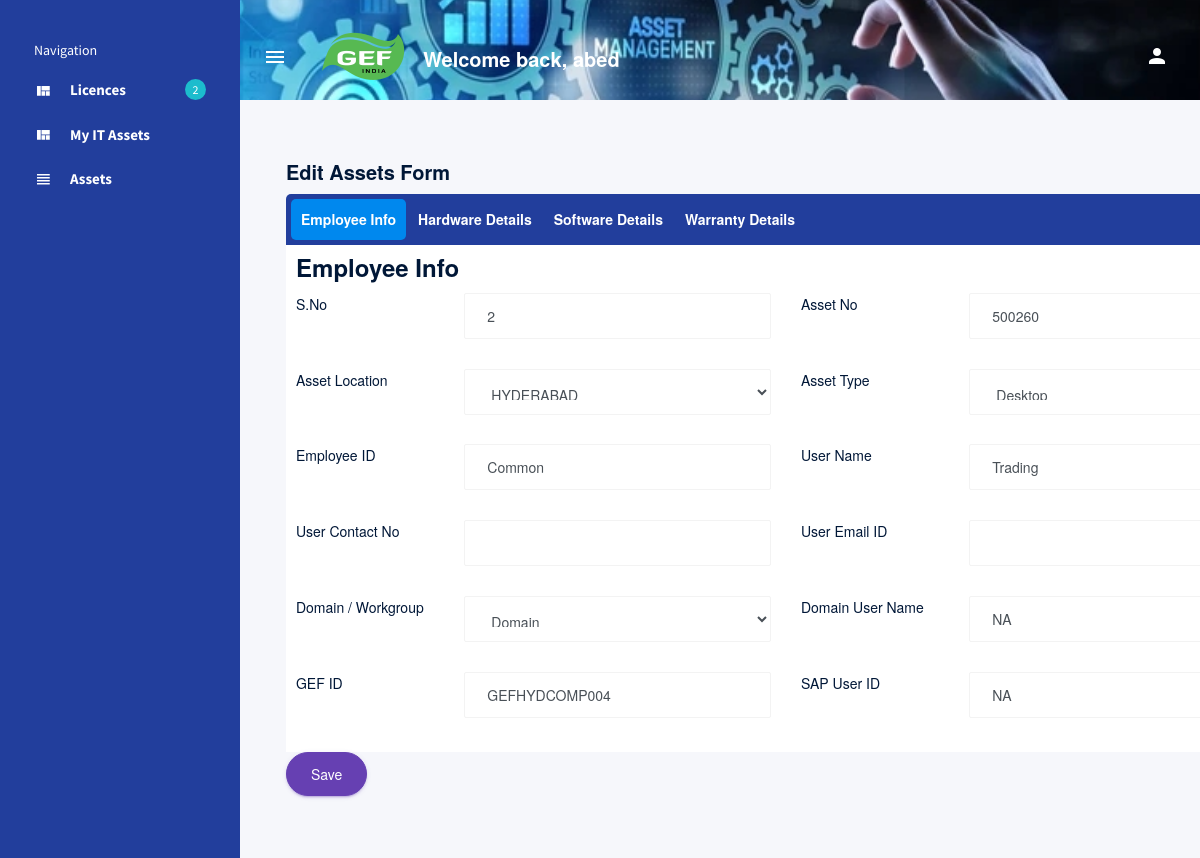
/assets_edit/20534 (signed in), run on an earlier commit of the app's database.
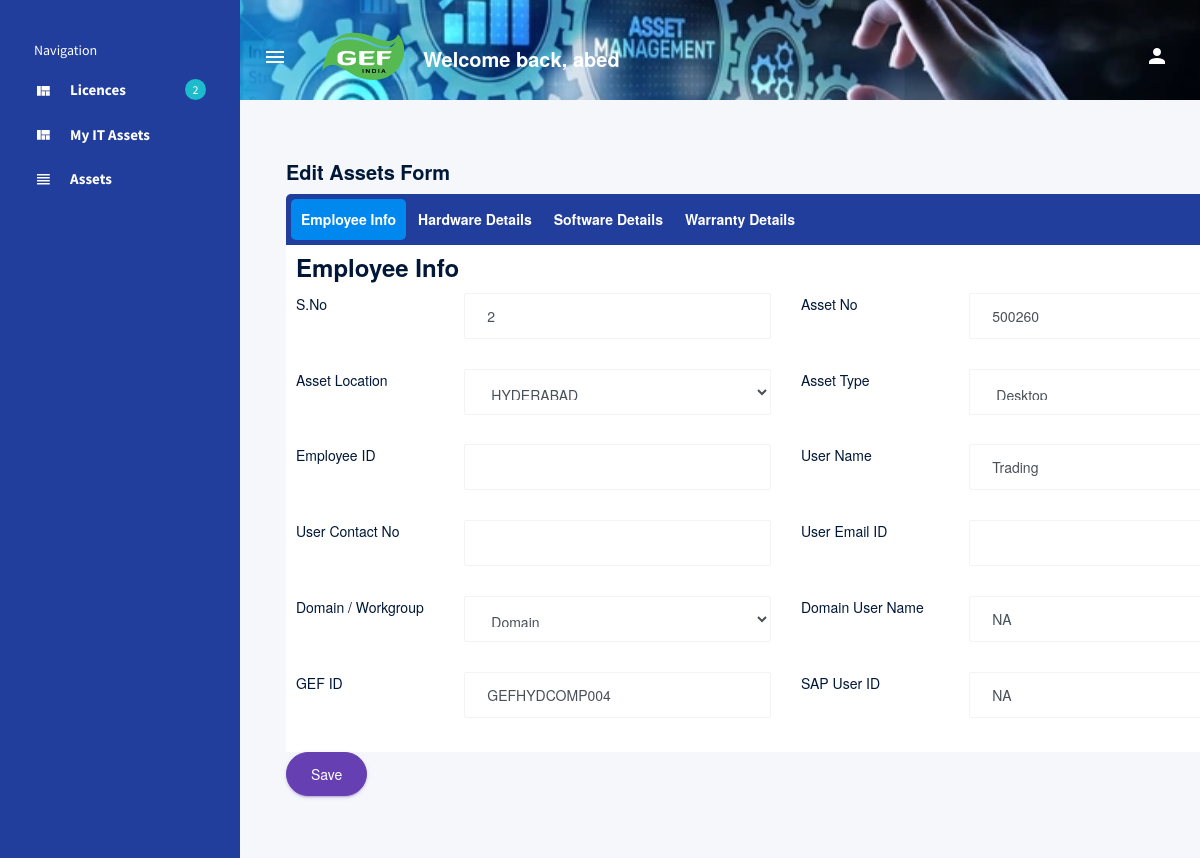
And on a later commit of the database.
### assetapp/models.py (models this page shows, shortened)
class AssetModel(models.Model):
    user_name = models.CharField(max_length=100, default='')
    user_contact = models.CharField(max_length=100, default='')
    user_email = models.EmailField(max_length=100,default='')
    location = models.CharField(max_length=100)
    asset_no = models.CharField(max_length=100, default='')
    serial_no = models.CharField(max_length=100, default='')
    emp_id = models.CharField(max_length=100, default='')
    usage_type = models.CharField(max_length=100, default='')
    machine_type = models.CharField(max_length=100, default='')
    gef_id_number = models.CharField(max_length=100, default='')
    domain_workgroup = models.CharField(max_length=100, default='')
    Domain_User_Name = models.CharField(max_length=100, default='')
    machine_make = models.CharField(max_length=100, default='')
    machine_age = models.CharField(max_length=100, default='')
    machine_model_no = models.CharField(max_length=100, default='')
    machine_serial_no = models.CharField(max_length=100, default='')
    hdd = models.CharField(max_length=100, default='')
    hdd_type = models.CharField(max_length=100, default='')
    hdd_make = models.CharField(max_length=100, default='')
    hdd_model = models.CharField(max_length=100, default='')
    hdd_serial_no = models.CharField(max_length=100, default='')
    ram = models.CharField(max_length=100, default='')
    processor = models.CharField(max_length=100, default='')
    processor_purchase_date = models.DateField(default=date(1111, 11, 11))
    date_type = models.CharField(max_length=100, default='')
    amc_start_date = models.DateField(null=True)
    amc_end_date = models.DateField(null=True)
    user_acceptance_date = models.DateField(null=True)
    user_handed_over_date = models.DateField(null=True)
    Operating_System_Version = models.CharField(max_length=100, default='')
    OS = models.CharField(max_length=100, default='')
    OEM_Volume = models.BooleanField(default='')
    ms_office = models.BooleanField(default='')
    ms_office_version = models.CharField(max_length=100, default='')
    ms_365 = models.CharField(max_length=100, default='')
    ms_visio = models.CharField(max_length=100, default='')
    ms_access = models.CharField(max_length=100, default='')
    Antivirus = models.BooleanField(default='')
    AutoCAD = models.BooleanField(default='')
    Coral_Draw = models.BooleanField(default='')
    Pdf_Writer = models.BooleanField(default='')
    Winzip = models.BooleanField(default='')
    Installed_Softwares = models.CharField(max_length=1000, default='')
    Adobe_acrobate = models.BooleanField(default='')
    Visio = models.BooleanField(default='')
    Access = models.BooleanField(default='')
    SAP = models.BooleanField(default='')
    SAP_User_ID =models.CharField(max_length=100, default='')
    Status = models.CharField(max_length=100, default='')
    Remarks = models.CharField(max_length=100, default='')

### assetapp/views.py (the view, shortened to what this page needs)
# urls.py: path('assets_edit/<int:id>',views.edit,name='edit'),
@login_required
def edit(request,id):
    obj = get_object_or_404(AssetModel, pk=id)
    context = {}
    form = AssetForm(instance=obj)
    context['form'] = form
    return render(request,"assets_edit.html",context)

### templates/assets_edit.html (shortened to what this page needs)
{% extends 'base.html' %}
{% block content %}
{% if user.is_authenticated %}
<div class="main-panel">
        <div class="content-wrapper">
                  <h4 class="card-title">Edit Assets Form</h4>
                 <form class="form-sample" name ="myForm" method="post">
                      <div class="tabs">
                  <ul id="tabs-nav">
                    <li id="tab1" class="active"><a href="#tab11" onclick="TABS()">Employee Info</a></li>
                    <li id="tab2" class=""><a href="#tab22" onclick="TABS()">Hardware Details</a></li>
                    <li id="tab3" class=""><a href="#tab33" onclick="TABS()">Software Details</a></li>
                      <li id="tab4" class=""><a href="#tab44" onclick="TABS()">Warranty Details</a></li>
                  </ul>
                  <div id="tabs-content">
                      <div id="tab11" class="tab-content tab-pane" style="display: none;" role="tabpanel">
                        <h3>Employee Info</h3>
                                <div class="row">
                                    <div class="col-md-6">
                                        <div class="form-group row">
                                          <label class="col-sm-4 col-form-label">S.No</label>
                                          <div class="col-sm-8">
                                            {{ form.serial_no}}
                                          </div>
                                        </div>
                                       </div>
                                     <div class="col-md-6">
                                        <div class="form-group row">
                                          <label class="col-sm-4 col-form-label">Asset No</label>
                                          <div class="col-sm-8">
                                            {{ form.asset_no}}
                                          </div>
                                        </div>
                                     </div>
                                        <div class="col-md-6">
                                            <div class="form-group row">
                                              <label class="col-sm-4 col-form-label">Asset Location</label>
                                              <div class="col-sm-8">
                                                {{ form.location}}
                                              </div>
                                            </div>
                                        </div>
                                      <div class="col-md-6">
                                        <div class="form-group row">
                                          <label class="col-sm-4 col-form-label">Asset Type</label>
                                          <div class="col-sm-8">
                                            {{ form.machine_type}}
                                          </div>
                                        </div>
                                       </div>
                                      <div class="col-md-6">
                                        <div class="form-group row">
                                          <label class="col-sm-4 col-form-label">Employee ID</label>
                                          <div class="col-sm-8">
                                            {{ form.emp_id}}
                                          </div>
                                        </div>
                                       </div>
                                     <div class="col-md-6">
                                        <div class="form-group row">
                                          <label class="col-sm-4 col-form-label">User Name</label>
                                          <div class="col-sm-8">
                                            {{ form.user_name}}
                                          </div>
                                        </div>
                                       </div>
                                        <div class="col-md-6">
                                        <div class="form-group row">
                                          <label class="col-sm-4 col-form-label">User Contact No</label>
                                          <div class="col-sm-8">
                                            {{ form.user_contact}}
                                          </div>
                                        </div>
                                       </div>
                                      <div class="col-md-6">
                                        <div class="form-group row">
                                          <label class="col-sm-4 col-form-label">User Email ID</label>
                                          <div class="col-sm-8">
                                            {{ form.user_email}}
                                          </div>
                                        </div>
                                       </div>
                                    <div class="col-md-6">
                                        <div class="form-group row">
                                          <label class="col-sm-4 col-form-label">Domain / Workgroup</label>
                                          <div class="col-sm-8">
                                            {{ form.domain_workgroup}}
                                          </div>
                                        </div>
                                       </div>
                                    <div class="col-md-6">
                                        <div class="form-group row">
                                          <label class="col-sm-4 col-form-label">Domain User Name</label>
                                          <div class="col-sm-8">
                                            {{ form.Domain_User_Name}}
                                          </div>
                                        </div>
                                       </div>
                                    <div class="col-md-6">
                                        <div class="form-group row">
                                          <label class="col-sm-4 col-form-label">GEF ID</label>
                                          <div class="col-sm-8">
                                            {{ form.gef_id_number}}
                                          </div>
                                        </div>
                                       </div>
                                      <div class="col-md-6">
                                        <div class="form-group row">
                                          <label class="col-sm-4 col-form-label">SAP User ID</label>
                                          <div class="col-sm-8">
                                           {{ form.SAP_User_ID}}
                                          </div>
                                        </div>
                                       </div>
                                </div>
                      </div>
                  </div>
                </div>
                            <input class="btn btn-primary btn-rounded btn-fw" type = "submit" onclick="GEEKFORGEEKS()" value="Save">
                  </form>
                </div>
              </div>
{% endif %}
{% endblock %}

### templates/base.html (shortened to what this page needs)
{% load static %}
<!DOCTYPE html>
<html lang="en">
<head>
  <link rel="stylesheet" href="{% static 'vendors/mdi/css/materialdesignicons.min.css' %}">
  <link rel="stylesheet" href="{% static 'vendors/css/vendor.bundle.base.css' %}">
  <link rel="stylesheet" href="{% static 'css/style.css' %}">
  <link rel="stylesheet" href="{% static 'css/jquery.dataTables.min.css' %}">
</head>
<body>
  <div class="container-scroller d-flex">
    <nav class="sidebar sidebar-offcanvas" id="sidebar">
      <ul class="nav">
        <li class="nav-item sidebar-category">
          <p>Navigation</p>
        </li>
        <li class="nav-item">
          <a class="nav-link" href="/">
            <i class="mdi mdi-view-quilt menu-icon"></i>
            <span class="menu-title">Licences</span>
            <div class="badge badge-info badge-pill">2</div>
          </a>
        </li>
            <li class="nav-item">
              <a class="nav-link" href="/it_assets">
                <i class="mdi mdi-view-quilt menu-icon"></i>
                <span class="menu-title">My IT Assets</span>
              </a>
            </li>
        <li class="nav-item">
          <a class="nav-link" href="/assets">
            <i class="mdi mdi-view-headline menu-icon"></i>
            <span class="menu-title">Assets</span>
          </a>
        </li>
      </ul>
    </nav>
    <div class="container-fluid page-body-wrapper">
      <nav class="navbar col-lg-12 col-12 px-0 py-0 py-lg-4 d-flex flex-row">
        <div class="navbar-menu-wrapper d-flex align-items-center justify-content-end">
          <button class="navbar-toggler navbar-toggler align-self-center" type="button" data-toggle="minimize">
            <span class="mdi mdi-menu"></span>
          </button>
          <div class="navbar-brand-wrapper">
            <a class="navbar-brand brand-logo" href="index.html"><img src="{% static 'images/logo.png' %}" alt="logo"/></a>
          </div>
          <h4 class="font-weight-bold mb-0 d-none d-md-block mt-1">Welcome back, {{user}}</h4>
          <ul class="navbar-nav navbar-nav-right">
            <li class="nav-item dropdown mr-2">
              <a class="nav-link count-indicator dropdown-toggle d-flex align-items-center justify-content-center" id="notificationDropdown" href="#" data-toggle="dropdown">
                <i class="mdi mdi-account"></i>
              </a>
            </li>
          </ul>
        </div>
       </nav>
      <div class="main-panel">
        <div class="content-wrapper">
          {% block content %}{% endblock %}
        </div>
      </div>
    </div>
  </div>
</body>
</html>

### templates/assets_edit.html (style rules this page uses)
.tabs { width: 1000px; display: block; background-color: #223e9c; border-radius: 5px 5px 5px 5px; }
ul#tabs-nav { list-style: none; margin: 0; padding: 5px; overflow: auto; }
ul#tabs-nav li { float: left; font-weight: bold; margin-right: 2px; padding: 8px 10px; border-radius: 5px 5px 5px 5px; cursor: pointer; }
ul#tabs-nav li:hover, ul#tabs-nav li.active { background-color: #08E; }
#tabs-nav li a { text-decoration: none; color: #FFF; }
.tab-content { padding: 10px; background-color: #FFF; }
html { margin: 0; padding: 0; }
body { font-family: "HelveticaNeue-Light", "Helvetica Neue Light", "Helvetica Neue", Helvetica, Arial, "Lucida Grande", sans-serif; font-weight: 300; }

What changed in the data, as far as the page shows it:
changed AssetModel "HYDERABAD": emp_id "Common" → (not shown)
